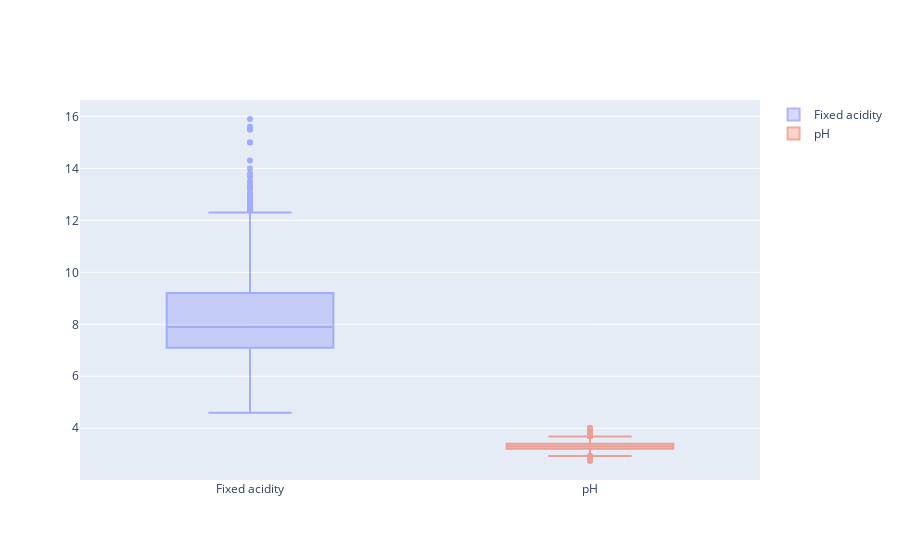

Notebook cell for this chart:
### Code cell
# This still doesn't look great - it's hard to really examine these three columns since pH is 
# so different from the other two. Let's drop pH and try one more time...
#import plotly.express as px
fig = go.Figure()
fig.add_trace(go.Box(y=df['fixed acidity'], name='Fixed acidity', opacity=0.5))
fig.add_trace(go.Box(y=df['pH'], name='pH', opacity=0.5))
fig.show()

#['fixed acidity', 'volatile acidity', 'citric acid', 'residual sugar', 'chlorides', 'free sulfur dioxide', 'total sulfur dioxide', 'density', 'pH', 'sulphates', 'alcohol', 'quality']

### Figure 1 — Plotly figure (JSON) as saved in the notebook; plotly's stock layout.template omitted (floating-point values rounded to 4 significant figures; data arrays with more than 128 entries replaced by an {"elided": "..."} marker saying what was removed)
{"data": [{"name": "Fixed acidity", "opacity": 0.5, "type": "box", "y": {"elided": "1599 float values"}}, {"name": "pH", "opacity": 0.5, "type": "box", "y": {"elided": "1599 float values"}}], "layout": {}}
